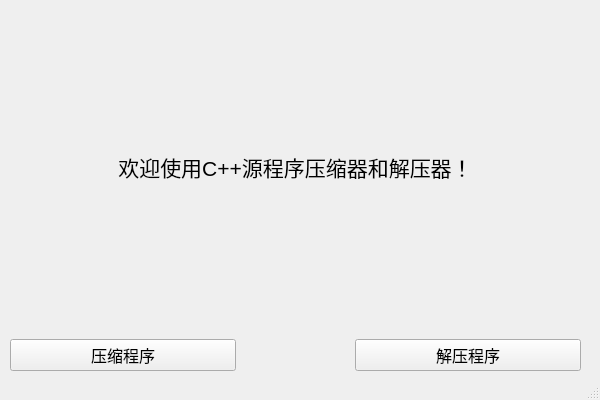
<?xml version="1.0" encoding="UTF-8"?>
<ui version="4.0">
 <class>MainWindow</class>
 <widget class="QMainWindow" name="MainWindow">
  <property name="geometry">
   <rect>
    <x>0</x>
    <y>0</y>
    <width>600</width>
    <height>400</height>
   </rect>
  </property>
  <property name="windowTitle">
   <string>MyCompiler</string>
  </property>
  <widget class="QWidget" name="centralwidget">
   <widget class="QWidget" name="layoutWidget">
    <property name="geometry">
     <rect>
      <x>10</x>
      <y>0</y>
      <width>571</width>
      <height>371</height>
     </rect>
    </property>
    <layout class="QVBoxLayout" name="verticalLayout">
     <item>
      <widget class="QLabel" name="label">
       <property name="font">
        <font>
         <pointsize>16</pointsize>
        </font>
       </property>
       <property name="text">
        <string>欢迎使用C++源程序压缩器和解压器！</string>
       </property>
       <property name="textFormat">
        <enum>Qt::AutoText</enum>
       </property>
       <property name="alignment">
        <set>Qt::AlignCenter</set>
       </property>
      </widget>
     </item>
     <item>
      <layout class="QHBoxLayout" name="horizontalLayout" stretch="4,2,4">
       <item>
        <widget class="QPushButton" name="pushButton">
         <property name="font">
          <font>
           <pointsize>12</pointsize>
          </font>
         </property>
         <property name="text">
          <string>压缩程序</string>
         </property>
        </widget>
       </item>
       <item>
        <spacer name="horizontalSpacer">
         <property name="orientation">
          <enum>Qt::Horizontal</enum>
         </property>
         <property name="sizeHint" stdset="0">
          <size>
           <width>68</width>
           <height>20</height>
          </size>
         </property>
        </spacer>
       </item>
       <item>
        <widget class="QPushButton" name="pushButton_2">
         <property name="font">
          <font>
           <pointsize>12</pointsize>
          </font>
         </property>
         <property name="text">
          <string>解压程序</string>
         </property>
        </widget>
       </item>
      </layout>
     </item>
    </layout>
   </widget>
  </widget>
  <widget class="QMenuBar" name="menubar">
   <property name="geometry">
    <rect>
     <x>0</x>
     <y>0</y>
     <width>600</width>
     <height>21</height>
    </rect>
   </property>
  </widget>
  <widget class="QStatusBar" name="statusbar"/>
 </widget>
 <resources/>
 <connections/>
</ui>
